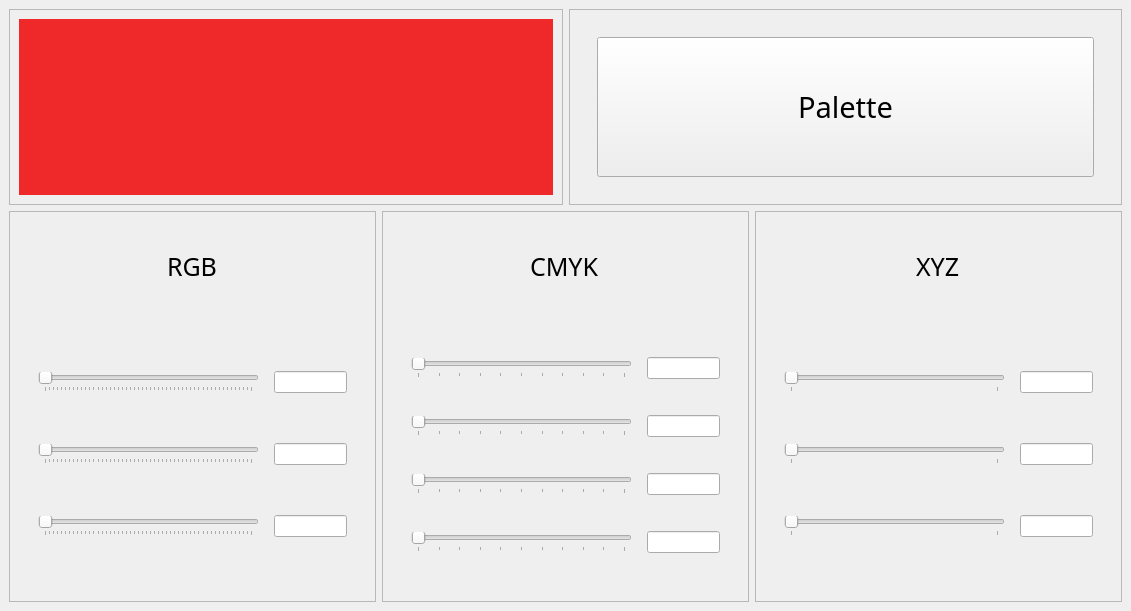
<?xml version="1.0" encoding="UTF-8"?>
<ui version="4.0">
 <class>MainWindow</class>
 <widget class="QMainWindow" name="MainWindow">
  <property name="geometry">
   <rect>
    <x>0</x>
    <y>0</y>
    <width>1131</width>
    <height>611</height>
   </rect>
  </property>
  <property name="sizePolicy">
   <sizepolicy hsizetype="Ignored" vsizetype="Preferred">
    <horstretch>0</horstretch>
    <verstretch>0</verstretch>
   </sizepolicy>
  </property>
  <property name="windowTitle">
   <string>ColorConverter</string>
  </property>
  <widget class="QWidget" name="centralWidget">
   <property name="sizePolicy">
    <sizepolicy hsizetype="Expanding" vsizetype="Expanding">
     <horstretch>0</horstretch>
     <verstretch>0</verstretch>
    </sizepolicy>
   </property>
   <layout class="QHBoxLayout" name="horizontalLayout_6">
    <item>
     <layout class="QVBoxLayout" name="verticalLayoutMain" stretch="1,2">
      <property name="sizeConstraint">
       <enum>QLayout::SetMaximumSize</enum>
      </property>
      <item>
       <layout class="QHBoxLayout" name="horizontalLayout_5" stretch="0,0">
        <item>
         <widget class="QFrame" name="frame_4">
          <property name="sizePolicy">
           <sizepolicy hsizetype="Expanding" vsizetype="Expanding">
            <horstretch>0</horstretch>
            <verstretch>0</verstretch>
           </sizepolicy>
          </property>
          <property name="frameShape">
           <enum>QFrame::StyledPanel</enum>
          </property>
          <property name="frameShadow">
           <enum>QFrame::Raised</enum>
          </property>
          <layout class="QHBoxLayout" name="horizontalLayout_19">
           <item>
            <widget class="QWidget" name="widgetColor" native="true">
             <property name="styleSheet">
              <string notr="true">background-color: rgb(239, 41, 41)</string>
             </property>
            </widget>
           </item>
          </layout>
         </widget>
        </item>
        <item>
         <widget class="QFrame" name="frame_5">
          <property name="sizePolicy">
           <sizepolicy hsizetype="Expanding" vsizetype="Expanding">
            <horstretch>0</horstretch>
            <verstretch>0</verstretch>
           </sizepolicy>
          </property>
          <property name="frameShape">
           <enum>QFrame::StyledPanel</enum>
          </property>
          <property name="frameShadow">
           <enum>QFrame::Raised</enum>
          </property>
          <layout class="QGridLayout" name="gridLayout_2">
           <item row="0" column="0">
            <widget class="QWidget" name="widget_6" native="true">
             <layout class="QVBoxLayout" name="verticalLayout_20">
              <item>
               <layout class="QVBoxLayout" name="widgetLayot">
                <item>
                 <widget class="QWidget" name="widget" native="true">
                  <property name="sizePolicy">
                   <sizepolicy hsizetype="Minimum" vsizetype="Minimum">
                    <horstretch>0</horstretch>
                    <verstretch>0</verstretch>
                   </sizepolicy>
                  </property>
                  <layout class="QHBoxLayout" name="horizontalLayout_23">
                   <item>
                    <widget class="QPushButton" name="paletteButton">
                     <property name="sizePolicy">
                      <sizepolicy hsizetype="Minimum" vsizetype="Minimum">
                       <horstretch>0</horstretch>
                       <verstretch>0</verstretch>
                      </sizepolicy>
                     </property>
                     <property name="font">
                      <font>
                       <family>JetBrains Mono Medium</family>
                       <pointsize>22</pointsize>
                       <weight>50</weight>
                       <bold>false</bold>
                      </font>
                     </property>
                     <property name="text">
                      <string>Palette</string>
                     </property>
                    </widget>
                   </item>
                  </layout>
                 </widget>
                </item>
               </layout>
              </item>
             </layout>
            </widget>
           </item>
          </layout>
         </widget>
        </item>
       </layout>
      </item>
      <item>
       <layout class="QHBoxLayout" name="horizontalLayout_2" stretch="1,1,1">
        <property name="sizeConstraint">
         <enum>QLayout::SetMaximumSize</enum>
        </property>
        <item>
         <widget class="QFrame" name="frameRGB">
          <property name="sizePolicy">
           <sizepolicy hsizetype="Expanding" vsizetype="Expanding">
            <horstretch>0</horstretch>
            <verstretch>0</verstretch>
           </sizepolicy>
          </property>
          <property name="frameShape">
           <enum>QFrame::StyledPanel</enum>
          </property>
          <property name="frameShadow">
           <enum>QFrame::Raised</enum>
          </property>
          <layout class="QVBoxLayout" name="verticalLayout_5">
           <item>
            <layout class="QVBoxLayout" name="vlRGB" stretch="1,3">
             <item>
              <layout class="QVBoxLayout" name="vlRGBLine">
               <property name="spacing">
                <number>6</number>
               </property>
               <property name="sizeConstraint">
                <enum>QLayout::SetMinimumSize</enum>
               </property>
               <item alignment="Qt::AlignHCenter">
                <widget class="QLabel" name="label_2">
                 <property name="sizePolicy">
                  <sizepolicy hsizetype="Minimum" vsizetype="Minimum">
                   <horstretch>0</horstretch>
                   <verstretch>0</verstretch>
                  </sizepolicy>
                 </property>
                 <property name="font">
                  <font>
                   <family>JetBrains Mono</family>
                   <pointsize>19</pointsize>
                  </font>
                 </property>
                 <property name="text">
                  <string>RGB</string>
                 </property>
                 <property name="textFormat">
                  <enum>Qt::MarkdownText</enum>
                 </property>
                </widget>
               </item>
              </layout>
             </item>
             <item>
              <widget class="QWidget" name="widgetRGB" native="true">
               <layout class="QVBoxLayout" name="verticalLayout_10">
                <item>
                 <layout class="QHBoxLayout" name="horizontalLayout_7" stretch="6,2">
                  <property name="spacing">
                   <number>15</number>
                  </property>
                  <property name="leftMargin">
                   <number>10</number>
                  </property>
                  <property name="rightMargin">
                   <number>10</number>
                  </property>
                  <item>
                   <widget class="QSlider" name="sliderR">
                    <property name="maximum">
                     <number>255</number>
                    </property>
                    <property name="orientation">
                     <enum>Qt::Horizontal</enum>
                    </property>
                    <property name="tickPosition">
                     <enum>QSlider::TicksBelow</enum>
                    </property>
                    <property name="tickInterval">
                     <number>5</number>
                    </property>
                   </widget>
                  </item>
                  <item>
                   <widget class="QLineEdit" name="lineEditR"/>
                  </item>
                 </layout>
                </item>
                <item>
                 <layout class="QHBoxLayout" name="horizontalLayout_8" stretch="6,2">
                  <property name="spacing">
                   <number>15</number>
                  </property>
                  <property name="leftMargin">
                   <number>10</number>
                  </property>
                  <property name="rightMargin">
                   <number>10</number>
                  </property>
                  <item>
                   <widget class="QSlider" name="sliderG">
                    <property name="maximum">
                     <number>255</number>
                    </property>
                    <property name="orientation">
                     <enum>Qt::Horizontal</enum>
                    </property>
                    <property name="tickPosition">
                     <enum>QSlider::TicksBelow</enum>
                    </property>
                    <property name="tickInterval">
                     <number>5</number>
                    </property>
                   </widget>
                  </item>
                  <item>
                   <widget class="QLineEdit" name="lineEditG"/>
                  </item>
                 </layout>
                </item>
                <item>
                 <layout class="QHBoxLayout" name="horizontalLayout_9" stretch="6,2">
                  <property name="spacing">
                   <number>15</number>
                  </property>
                  <property name="leftMargin">
                   <number>10</number>
                  </property>
                  <property name="rightMargin">
                   <number>10</number>
                  </property>
                  <item>
                   <widget class="QSlider" name="sliderB">
                    <property name="maximum">
                     <number>255</number>
                    </property>
                    <property name="orientation">
                     <enum>Qt::Horizontal</enum>
                    </property>
                    <property name="tickPosition">
                     <enum>QSlider::TicksBelow</enum>
                    </property>
                    <property name="tickInterval">
                     <number>5</number>
                    </property>
                   </widget>
                  </item>
                  <item>
                   <widget class="QLineEdit" name="lineEditB"/>
                  </item>
                 </layout>
                </item>
               </layout>
              </widget>
             </item>
            </layout>
           </item>
          </layout>
         </widget>
        </item>
        <item>
         <widget class="QFrame" name="frameCMYK">
          <property name="sizePolicy">
           <sizepolicy hsizetype="Expanding" vsizetype="Expanding">
            <horstretch>0</horstretch>
            <verstretch>0</verstretch>
           </sizepolicy>
          </property>
          <property name="frameShape">
           <enum>QFrame::StyledPanel</enum>
          </property>
          <property name="frameShadow">
           <enum>QFrame::Raised</enum>
          </property>
          <layout class="QVBoxLayout" name="verticalLayout_6">
           <item>
            <layout class="QVBoxLayout" name="vlCMYK" stretch="1,3">
             <item>
              <layout class="QVBoxLayout" name="verticalLayout_14">
               <property name="spacing">
                <number>6</number>
               </property>
               <property name="sizeConstraint">
                <enum>QLayout::SetMinimumSize</enum>
               </property>
               <item alignment="Qt::AlignHCenter">
                <widget class="QLabel" name="label_4">
                 <property name="sizePolicy">
                  <sizepolicy hsizetype="Minimum" vsizetype="Minimum">
                   <horstretch>0</horstretch>
                   <verstretch>0</verstretch>
                  </sizepolicy>
                 </property>
                 <property name="font">
                  <font>
                   <family>JetBrains Mono</family>
                   <pointsize>19</pointsize>
                  </font>
                 </property>
                 <property name="text">
                  <string>CMYK</string>
                 </property>
                 <property name="textFormat">
                  <enum>Qt::MarkdownText</enum>
                 </property>
                </widget>
               </item>
              </layout>
             </item>
             <item>
              <widget class="QWidget" name="widgetCMYK" native="true">
               <layout class="QVBoxLayout" name="verticalLayout_15">
                <item>
                 <layout class="QHBoxLayout" name="horizontalLayout_13" stretch="6,2">
                  <property name="spacing">
                   <number>15</number>
                  </property>
                  <property name="leftMargin">
                   <number>10</number>
                  </property>
                  <property name="rightMargin">
                   <number>10</number>
                  </property>
                  <item>
                   <widget class="QSlider" name="sliderC">
                    <property name="maximum">
                     <number>100</number>
                    </property>
                    <property name="singleStep">
                     <number>1</number>
                    </property>
                    <property name="orientation">
                     <enum>Qt::Horizontal</enum>
                    </property>
                    <property name="tickPosition">
                     <enum>QSlider::TicksBelow</enum>
                    </property>
                    <property name="tickInterval">
                     <number>10</number>
                    </property>
                   </widget>
                  </item>
                  <item>
                   <widget class="QLineEdit" name="lineEditC"/>
                  </item>
                 </layout>
                </item>
                <item>
                 <layout class="QHBoxLayout" name="horizontalLayout_14" stretch="6,2">
                  <property name="spacing">
                   <number>15</number>
                  </property>
                  <property name="leftMargin">
                   <number>10</number>
                  </property>
                  <property name="rightMargin">
                   <number>10</number>
                  </property>
                  <item>
                   <widget class="QSlider" name="sliderM">
                    <property name="maximum">
                     <number>100</number>
                    </property>
                    <property name="singleStep">
                     <number>1</number>
                    </property>
                    <property name="orientation">
                     <enum>Qt::Horizontal</enum>
                    </property>
                    <property name="tickPosition">
                     <enum>QSlider::TicksBelow</enum>
                    </property>
                    <property name="tickInterval">
                     <number>10</number>
                    </property>
                   </widget>
                  </item>
                  <item>
                   <widget class="QLineEdit" name="lineEditM"/>
                  </item>
                 </layout>
                </item>
                <item>
                 <layout class="QHBoxLayout" name="horizontalLayout_15" stretch="6,2">
                  <property name="spacing">
                   <number>15</number>
                  </property>
                  <property name="leftMargin">
                   <number>10</number>
                  </property>
                  <property name="rightMargin">
                   <number>10</number>
                  </property>
                  <item>
                   <widget class="QSlider" name="sliderY">
                    <property name="maximum">
                     <number>100</number>
                    </property>
                    <property name="singleStep">
                     <number>1</number>
                    </property>
                    <property name="orientation">
                     <enum>Qt::Horizontal</enum>
                    </property>
                    <property name="tickPosition">
                     <enum>QSlider::TicksBelow</enum>
                    </property>
                    <property name="tickInterval">
                     <number>10</number>
                    </property>
                   </widget>
                  </item>
                  <item>
                   <widget class="QLineEdit" name="lineEditY"/>
                  </item>
                 </layout>
                </item>
                <item>
                 <layout class="QHBoxLayout" name="horizontalLayout_22" stretch="6,2">
                  <property name="spacing">
                   <number>15</number>
                  </property>
                  <property name="leftMargin">
                   <number>10</number>
                  </property>
                  <property name="rightMargin">
                   <number>10</number>
                  </property>
                  <item>
                   <widget class="QSlider" name="sliderK">
                    <property name="maximum">
                     <number>100</number>
                    </property>
                    <property name="singleStep">
                     <number>1</number>
                    </property>
                    <property name="orientation">
                     <enum>Qt::Horizontal</enum>
                    </property>
                    <property name="tickPosition">
                     <enum>QSlider::TicksBelow</enum>
                    </property>
                    <property name="tickInterval">
                     <number>10</number>
                    </property>
                   </widget>
                  </item>
                  <item>
                   <widget class="QLineEdit" name="lineEditK"/>
                  </item>
                 </layout>
                </item>
               </layout>
              </widget>
             </item>
            </layout>
           </item>
          </layout>
         </widget>
        </item>
        <item>
         <widget class="QFrame" name="frameXYZ">
          <property name="sizePolicy">
           <sizepolicy hsizetype="Expanding" vsizetype="Expanding">
            <horstretch>0</horstretch>
            <verstretch>0</verstretch>
           </sizepolicy>
          </property>
          <property name="frameShape">
           <enum>QFrame::StyledPanel</enum>
          </property>
          <property name="frameShadow">
           <enum>QFrame::Raised</enum>
          </property>
          <layout class="QVBoxLayout" name="verticalLayout_16">
           <item>
            <layout class="QVBoxLayout" name="verticalLayout_17" stretch="1,3">
             <item>
              <layout class="QVBoxLayout" name="verticalLayout_18">
               <property name="spacing">
                <number>6</number>
               </property>
               <property name="sizeConstraint">
                <enum>QLayout::SetMinimumSize</enum>
               </property>
               <item alignment="Qt::AlignHCenter">
                <widget class="QLabel" name="label_5">
                 <property name="sizePolicy">
                  <sizepolicy hsizetype="Minimum" vsizetype="Minimum">
                   <horstretch>0</horstretch>
                   <verstretch>0</verstretch>
                  </sizepolicy>
                 </property>
                 <property name="font">
                  <font>
                   <family>JetBrains Mono</family>
                   <pointsize>19</pointsize>
                  </font>
                 </property>
                 <property name="text">
                  <string>XYZ</string>
                 </property>
                 <property name="textFormat">
                  <enum>Qt::MarkdownText</enum>
                 </property>
                </widget>
               </item>
              </layout>
             </item>
             <item>
              <widget class="QWidget" name="widget_5" native="true">
               <layout class="QVBoxLayout" name="verticalLayout_19">
                <item>
                 <layout class="QHBoxLayout" name="horizontalLayout_16" stretch="6,2">
                  <property name="spacing">
                   <number>15</number>
                  </property>
                  <property name="leftMargin">
                   <number>10</number>
                  </property>
                  <property name="rightMargin">
                   <number>10</number>
                  </property>
                  <item>
                   <widget class="QSlider" name="sliderX">
                    <property name="maximum">
                     <number>100</number>
                    </property>
                    <property name="orientation">
                     <enum>Qt::Horizontal</enum>
                    </property>
                    <property name="tickPosition">
                     <enum>QSlider::TicksBelow</enum>
                    </property>
                    <property name="tickInterval">
                     <number>100</number>
                    </property>
                   </widget>
                  </item>
                  <item>
                   <widget class="QLineEdit" name="lineEditX"/>
                  </item>
                 </layout>
                </item>
                <item>
                 <layout class="QHBoxLayout" name="horizontalLayout_17" stretch="6,2">
                  <property name="spacing">
                   <number>15</number>
                  </property>
                  <property name="leftMargin">
                   <number>10</number>
                  </property>
                  <property name="rightMargin">
                   <number>10</number>
                  </property>
                  <item>
                   <widget class="QSlider" name="sliderY_XYZ">
                    <property name="maximum">
                     <number>100</number>
                    </property>
                    <property name="orientation">
                     <enum>Qt::Horizontal</enum>
                    </property>
                    <property name="tickPosition">
                     <enum>QSlider::TicksBelow</enum>
                    </property>
                    <property name="tickInterval">
                     <number>100</number>
                    </property>
                   </widget>
                  </item>
                  <item>
                   <widget class="QLineEdit" name="lineEditY_XYZ"/>
                  </item>
                 </layout>
                </item>
                <item>
                 <layout class="QHBoxLayout" name="horizontalLayout_18" stretch="6,2">
                  <property name="spacing">
                   <number>15</number>
                  </property>
                  <property name="leftMargin">
                   <number>10</number>
                  </property>
                  <property name="rightMargin">
                   <number>10</number>
                  </property>
                  <item>
                   <widget class="QSlider" name="sliderZ">
                    <property name="maximum">
                     <number>100</number>
                    </property>
                    <property name="orientation">
                     <enum>Qt::Horizontal</enum>
                    </property>
                    <property name="tickPosition">
                     <enum>QSlider::TicksBelow</enum>
                    </property>
                    <property name="tickInterval">
                     <number>100</number>
                    </property>
                   </widget>
                  </item>
                  <item>
                   <widget class="QLineEdit" name="lineEditZ"/>
                  </item>
                 </layout>
                </item>
               </layout>
              </widget>
             </item>
            </layout>
           </item>
          </layout>
         </widget>
        </item>
       </layout>
      </item>
     </layout>
    </item>
   </layout>
  </widget>
  <widget class="QMenuBar" name="menubar">
   <property name="geometry">
    <rect>
     <x>0</x>
     <y>0</y>
     <width>1131</width>
     <height>24</height>
    </rect>
   </property>
  </widget>
 </widget>
 <resources/>
 <connections/>
</ui>
